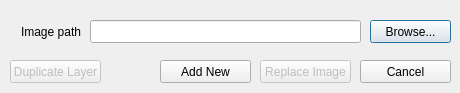
<?xml version="1.0" encoding="UTF-8"?>
<ui version="4.0">
 <class>FreehandRasterGeoreferencer</class>
 <widget class="QDialog" name="FreehandRasterGeoreferencer">
  <property name="geometry">
   <rect>
    <x>0</x>
    <y>0</y>
    <width>460</width>
    <height>93</height>
   </rect>
  </property>
  <property name="windowTitle">
   <string>Add raster for interactive georeferencing</string>
  </property>
  <property name="modal">
   <bool>true</bool>
  </property>
  <widget class="QLineEdit" name="lineEditImagePath">
   <property name="geometry">
    <rect>
     <x>90</x>
     <y>20</y>
     <width>271</width>
     <height>23</height>
    </rect>
   </property>
  </widget>
  <widget class="QPushButton" name="pushButtonBrowse">
   <property name="geometry">
    <rect>
     <x>370</x>
     <y>20</y>
     <width>81</width>
     <height>23</height>
    </rect>
   </property>
   <property name="text">
    <string>Browse...</string>
   </property>
  </widget>
  <widget class="QLabel" name="label">
   <property name="geometry">
    <rect>
     <x>10</x>
     <y>20</y>
     <width>71</width>
     <height>23</height>
    </rect>
   </property>
   <property name="layoutDirection">
    <enum>Qt::LeftToRight</enum>
   </property>
   <property name="text">
    <string>Image path</string>
   </property>
   <property name="alignment">
    <set>Qt::AlignRight|Qt::AlignTrailing|Qt::AlignVCenter</set>
   </property>
  </widget>
  <widget class="QPushButton" name="pushButtonDuplicate">
   <property name="enabled">
    <bool>false</bool>
   </property>
   <property name="geometry">
    <rect>
     <x>10</x>
     <y>60</y>
     <width>91</width>
     <height>23</height>
    </rect>
   </property>
   <property name="text">
    <string>Duplicate Layer</string>
   </property>
  </widget>
  <widget class="QPushButton" name="pushButtonReplace">
   <property name="enabled">
    <bool>false</bool>
   </property>
   <property name="geometry">
    <rect>
     <x>260</x>
     <y>60</y>
     <width>91</width>
     <height>23</height>
    </rect>
   </property>
   <property name="text">
    <string>Replace Image</string>
   </property>
  </widget>
  <widget class="QPushButton" name="pushButtonAdd">
   <property name="enabled">
    <bool>true</bool>
   </property>
   <property name="geometry">
    <rect>
     <x>160</x>
     <y>60</y>
     <width>91</width>
     <height>23</height>
    </rect>
   </property>
   <property name="text">
    <string>Add New</string>
   </property>
  </widget>
  <widget class="QPushButton" name="pushButtonCancel">
   <property name="enabled">
    <bool>true</bool>
   </property>
   <property name="geometry">
    <rect>
     <x>360</x>
     <y>60</y>
     <width>91</width>
     <height>23</height>
    </rect>
   </property>
   <property name="text">
    <string>Cancel</string>
   </property>
  </widget>
 </widget>
 <tabstops>
  <tabstop>lineEditImagePath</tabstop>
  <tabstop>pushButtonBrowse</tabstop>
 </tabstops>
 <resources/>
 <connections/>
</ui>
